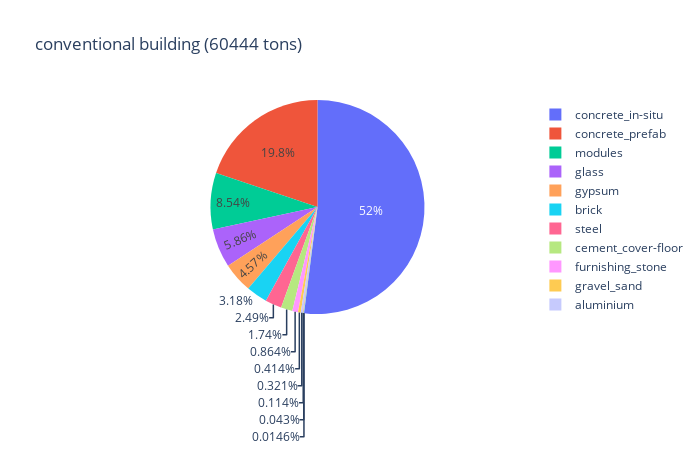

The code cell stored with this chart in its notebook:
### Code cell
df = pd.read_csv('data/data_cleaned/buildingType_info.csv')
df = df[(df.buildingType == 'C') & (df.biobased_type == 'none')]
df = df[~df.tons.isna()]
mass_total = df.tons.sum()
df

fig = px.pie(df, values='tons', names='material', title=f'conventional building ({round(mass_total)} tons)')
fig.update_layout(width=700, autosize=False)
fig.show()

### Figure 1 — Plotly figure (JSON) as saved in the notebook; plotly's stock layout.template omitted (floating-point values rounded to 4 significant figures)
{"data": [{"domain": {"x": [0, 1], "y": [0, 1]}, "hovertemplate": "material=%{label}<br>tons=%{value}<extra></extra>", "labels": ["concrete_in-situ", "gravel_sand", "steel", "concrete_in-situ", "concrete_prefab", "steel", "aluminium", "brick", "cement_cover-floor", "concrete_prefab", "furnishing_stone", "glass", "gypsum", "isolation", "plaster", "bitumen", "steel", "modules"], "legendgroup": "", "name": "", "showlegend": true, "type": "pie", "values": [9792, 250, 816, 21648, 11066, 597.8, 194.3, 1922, 1052.0, 928.4, 522, 3540.0, 2760, 69, 8.8, 26, 90.7, 5162]}], "layout": {"autosize": false, "height": 450, "legend": {"tracegroupgap": 0}, "title": {"text": "conventional building (60444 tons)"}, "width": 700}}
